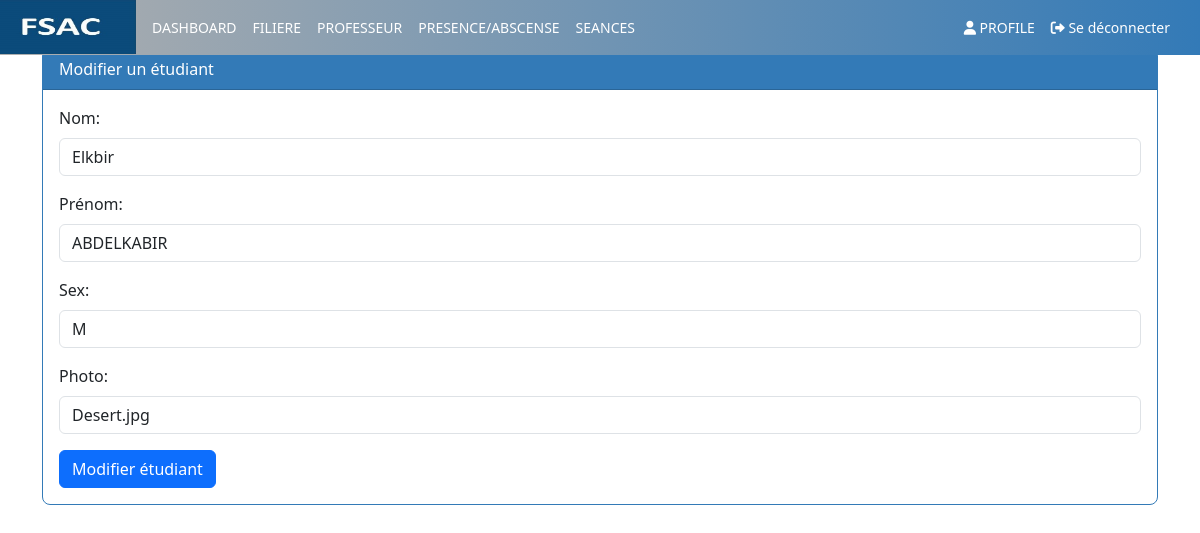
/page/editetudiant.php?code=4 (signed in), run on the app's committed database.
### tables this page shows
CREATE TABLE IF NOT EXISTS Etudiant (
    code INT AUTO_INCREMENT PRIMARY KEY,
    nom VARCHAR(50),
    prenom VARCHAR(50),
    sex VARCHAR(50),
    niveau VARCHAR(50),
    photo VARCHAR(100),
    date_naissance Varchar(100),
    lieu_naissance Varchar(50),
    cin VARCHAR(255),
    password VARCHAR(255),
    idfiliere INT,
    FOREIGN KEY (idfiliere) REFERENCES Filiere(idfiliere)
);

### page/editetudiant.php (the view, shortened to what this page needs)
<?php
require_once('connection_db.php');
if(isset($_GET['code'])) {
    $code = $_GET['code'];
    try {
        $sql = "SELECT * FROM Etudiant WHERE code = :code";
        $statement = $pdo->prepare($sql);
        $statement->bindParam(':code', $code);
        $statement->execute();
        $student = $statement->fetch(PDO::FETCH_ASSOC);
    } catch (PDOException $e) {
        header("Location:listEtudiants.php?error=1");
        exit();
    }
} else {
    header("Location:listEtudiants.php");
    exit();
}
?>
<!DOCTYPE HTML>
<html>
<head>
    <link rel="stylesheet" href="https://cdn.jsdelivr.net/npm/bootstrap@5.3.3/dist/css/bootstrap.min.css">
    <link rel="stylesheet" type="text/css" href="../css/monstyle.css">
</head>
<body>
    <?php include("menu.php"); ?>
    <div class="container mt-5">
        <div class="card border-primary mb-3 rounded-3">
            <div class="card-header bg-primary text-white">Modifier un étudiant</div>
            <div class="card-body">
                <form method="post" action="updateEtudiant.php">
                    <div class="mb-3">
                        <label for="nom" class="form-label">Nom:</label>
                        <input type="text" id="nom" name="nom" value="<?php echo htmlspecialchars($student['nom']); ?>" class="form-control" required>
                    </div>
                    <div class="mb-3">
                        <label for="prenom" class="form-label">Prénom:</label>
                        <input type="text" id="prenom" name="prenom" value="<?php echo htmlspecialchars($student['prenom']); ?>" class="form-control" required>
                    </div>
                    <div class="mb-3">
                        <label for="sex" class="form-label">Sex:</label>
                        <input type="text" id="sex" name="sex" value="<?php echo htmlspecialchars($student['sex']); ?>" class="form-control" required>
                    </div>
                    <div class="mb-3">
                        <label for="photo" class="form-label">Photo:</label>
                        <input type="text" id="photo" name="photo" value="<?php echo htmlspecialchars($student['photo']); ?>" class="form-control">
                    </div>
                    <button type="submit" class="btn btn-primary">
                        Modifier étudiant
                    </button>
                </form>
            </div>
        </div>
    </div>
</body>
</html>

### css/monstyle.css (style rules this page uses)
.form-control { border-radius: 20px; }
.card.border-primary { border-color: #337ab7 !important; border-width: 1px !important; }
.card-header.bg-primary { background-color: #337ab7 !important; color: #fff; }

### data on the page
etudiant: nom "Elkbir", prenom "ABDELKABIR", sex "M", photo "Desert.jpg"
